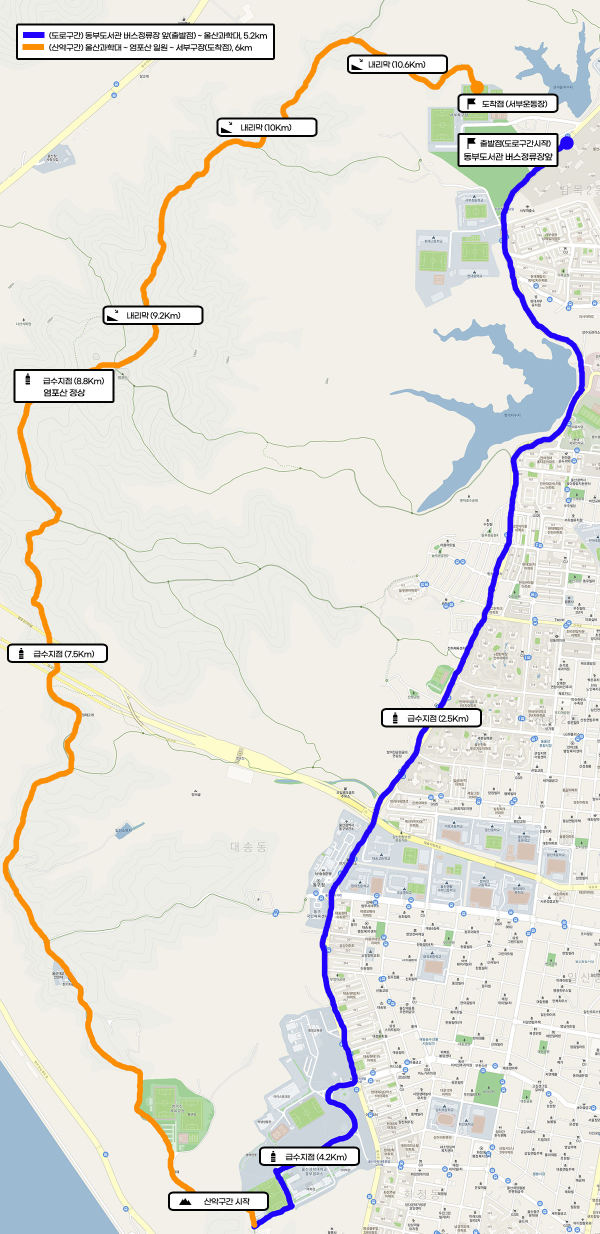
#> input picture model B/marathon-path-seg/data/test/images/test001.jpg, 1200 x 2467 px (shown at 1/2 size)
$ python visualize_component_filter.py --input-mask ../../data/test/images/test001.jpg
#> lines starting #> are read from the running program, lines starting #| are printed output that depends on the picture; after the words box and inside, x2 and y2 are one past the last pixel; in counts of white or black regions, pixels touching at a corner belong together
"""
작은 성분 제거(remove_small_components) 과정을 시각화하는 스크립트.

입력 마스크에 대해 아래 결과를 생성한다.
1) 이진화 결과
2) 제거 전 연결 성분 라벨 시각화
3) 작은 성분 제거 후 마스크
4) 제거된 픽셀만 강조한 오버레이
5) 간단한 통계 JSON
"""

from __future__ import annotations

import argparse
import json
import math
from pathlib import Path
from typing import List, Tuple

import numpy as np
from PIL import Image, ImageDraw, ImageFont


NEIGHBOR_OFFSETS_8: Tuple[Tuple[int, int], ...] = (
    (-1, -1),
    (-1, 0),
    (-1, 1),
    (0, -1),
    (0, 1),
    (1, -1),
    (1, 0),
    (1, 1),
)


def build_arg_parser() -> argparse.ArgumentParser:
    """커맨드라인 인자를 정의한다."""
    parser = argparse.ArgumentParser(description="Visualize remove_small_components process")
    parser.add_argument(
        "--input-mask",
        type=str,
        required=True,
        help="Path to input mask image",
    )
    parser.add_argument(
        "--output-dir",
        type=str,
        default="outputs/component_filter_visualization",
        help="Output directory",
    )
    parser.add_argument(
        "--threshold",
        type=int,
        default=127,
        help="Binarization threshold",
    )
    parser.add_argument(
        "--min-component-area",
        type=int,
        default=130,
        help="Minimum area to keep components",
    )
    parser.add_argument(
        "--max-labeled-components",
        type=int,
        default=60,
        help="Maximum components to color individually in label preview",
    )
    return parser


def load_binary_mask(mask_path: Path, threshold: int) -> np.ndarray:
    """마스크를 읽어 이진 배열(bool)로 변환한다."""
    image = Image.open(mask_path).convert("L")
    arr = np.asarray(image, dtype=np.uint8)
    return arr > threshold


def connected_components(binary: np.ndarray) -> List[List[Tuple[int, int]]]:
    """8-연결 성분을 구한다."""
    height, width = binary.shape
    visited = np.zeros_like(binary, dtype=bool)
    components: List[List[Tuple[int, int]]] = []

    ys, xs = np.nonzero(binary)
    for start_y, start_x in zip(ys.tolist(), xs.tolist()):
        if visited[start_y, start_x]:
            continue

        stack: List[Tuple[int, int]] = [(start_y, start_x)]
        visited[start_y, start_x] = True
        component: List[Tuple[int, int]] = []

        while stack:
            y, x = stack.pop()
            component.append((y, x))

            for dy, dx in NEIGHBOR_OFFSETS_8:
                ny, nx = y + dy, x + dx
                if 0 <= ny < height and 0 <= nx < width:
                    if binary[ny, nx] and not visited[ny, nx]:
                        visited[ny, nx] = True
                        stack.append((ny, nx))

        components.append(component)

    return components


def remove_small_components(binary: np.ndarray, min_area: int) -> np.ndarray:
    """픽셀 수가 min_area 미만인 성분을 제거한다."""
    if min_area <= 0:
        return binary.copy()

    cleaned = np.zeros_like(binary, dtype=bool)
    components = connected_components(binary)
    for component in components:
        if len(component) >= min_area:
            ys, xs = zip(*component)
            cleaned[np.array(ys), np.array(xs)] = True

    return cleaned


def bool_to_rgb(mask: np.ndarray) -> Image.Image:
    """bool 마스크를 흑백 RGB로 변환한다."""
    gray = mask.astype(np.uint8) * 255
    rgb = np.stack([gray, gray, gray], axis=-1)
    return Image.fromarray(rgb)


def component_label_preview(
    binary: np.ndarray,
    components: List[List[Tuple[int, int]]],
    max_components: int,
) -> Image.Image:
    """연결 성분을 색으로 구분해 보여준다."""
    canvas = np.zeros((binary.shape[0], binary.shape[1], 3), dtype=np.uint8)

    # 큰 성분을 먼저 표시하면 주요 성분 식별이 쉬워진다.
    sorted_components = sorted(components, key=len, reverse=True)
    palette = [
        (255, 90, 90),
        (90, 200, 255),
        (100, 230, 130),
        (255, 190, 70),
        (200, 120, 255),
        (255, 120, 190),
        (120, 255, 210),
        (210, 220, 120),
    ]

    for idx, component in enumerate(sorted_components[: max(1, max_components)]):
        color = palette[idx % len(palette)]
        ys, xs = zip(*component)
        canvas[np.array(ys), np.array(xs)] = np.array(color, dtype=np.uint8)

    # 색상 제한 밖의 성분은 회색으로 처리한다.
    for component in sorted_components[max(1, max_components) :]:
        ys, xs = zip(*component)
        canvas[np.array(ys), np.array(xs)] = np.array((150, 150, 150), dtype=np.uint8)

    return Image.fromarray(canvas)


def removed_overlay(original: np.ndarray, cleaned: np.ndarray) -> Image.Image:
    """제거된 픽셀을 빨간색으로 강조한다."""
    base = np.stack([original.astype(np.uint8) * 255] * 3, axis=-1)
    removed = original & (~cleaned)
    base[removed] = np.array([255, 40, 40], dtype=np.uint8)
    return Image.fromarray(base)


def with_title(image: Image.Image, title: str) -> Image.Image:
    """이미지 상단에 제목 텍스트를 붙인다."""
    top = 30
    canvas = Image.new("RGB", (image.width, image.height + top), (255, 255, 255))
    canvas.paste(image, (0, top))
    draw = ImageDraw.Draw(canvas)
    draw.text((8, 8), title, fill=(0, 0, 0), font=ImageFont.load_default())
    return canvas


def contact_sheet(images: List[Image.Image], cols: int = 2) -> Image.Image:
    """여러 이미지를 그리드로 묶는다."""
    if not images:
        raise ValueError("No images to compose")

    max_w = max(img.width for img in images)
    max_h = max(img.height for img in images)
    rows = int(math.ceil(len(images) / cols))
    sheet = Image.new("RGB", (cols * max_w, rows * max_h), (245, 245, 245))

    for i, img in enumerate(images):
        r = i // cols
        c = i % cols
        sheet.paste(img, (c * max_w, r * max_h))

    return sheet


def main() -> None:
    """CLI 진입점."""
    args = build_arg_parser().parse_args()

    input_mask_path = Path(args.input_mask)
    if not input_mask_path.exists():
        raise FileNotFoundError(f"Input mask not found: {input_mask_path}")

    output_dir = Path(args.output_dir)
    output_dir.mkdir(parents=True, exist_ok=True)

    binary = load_binary_mask(input_mask_path, threshold=args.threshold)
#> in load_binary_mask, `return arr > threshold`:
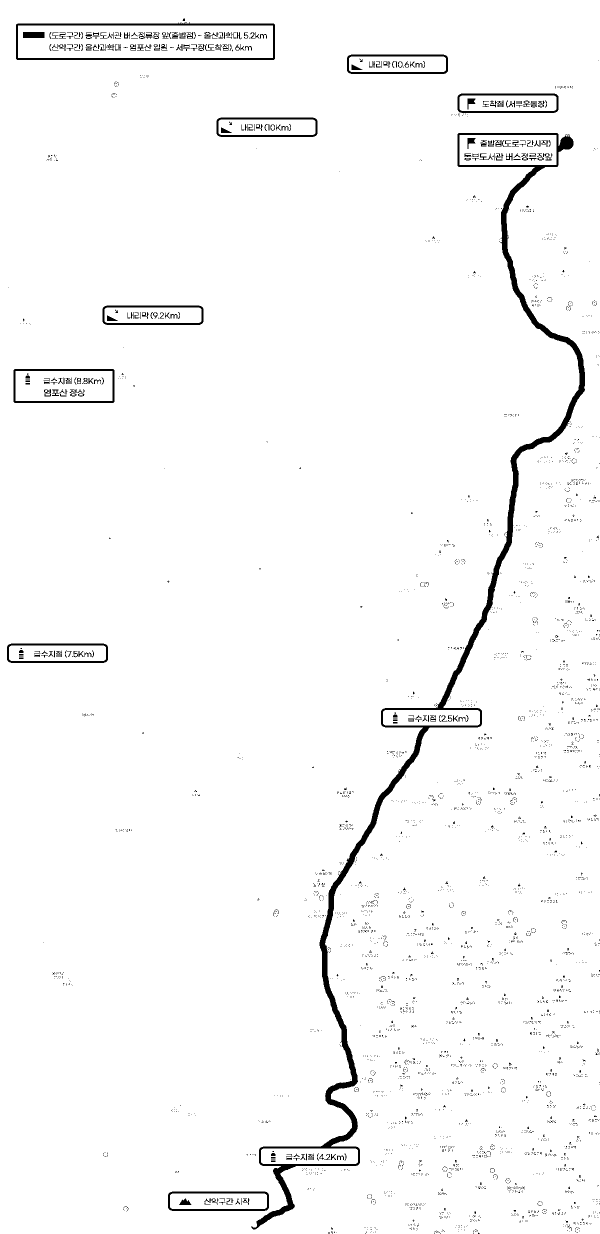
#> returned value: shape (2467, 1200) bool (shown at 1/2 size); 97.5% white; 4692 black regions (4427 under 20 px), largest, box (x1, y1, x2, y2) and area: (503, 266, 1170, 2459) 34140, (32, 44, 550, 120) 4666, (27, 738, 229, 806) 2084
    components = connected_components(binary)
#> the loop in connected_components, `for start_y, start_x in zip(ys.tolist(), xs.tolist()):` made 2885631 passes
#> after the loop in connected_components, `for start_y, start_x in zip(ys.tolist(), xs.tolist()):`: components = 116 items
#> components = 116 items
    cleaned = remove_small_components(binary, min_area=args.min_component_area)
#> the loop in connected_components (call 2), `for start_y, start_x in zip(ys.tolist(), xs.tolist()):` made 2885631 passes
#> the loop in remove_small_components, `for component in components:` made 116 passes

    removed = binary & (~cleaned)
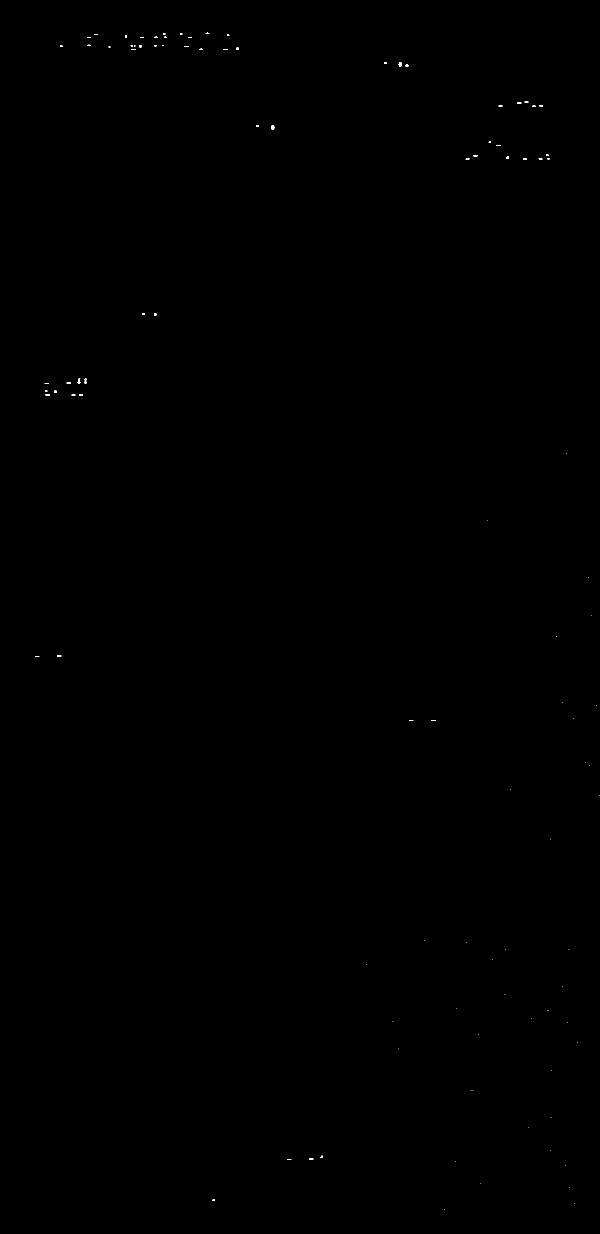
#> removed: shape (2467, 1200) bool (shown at 1/2 size); 0.04% white; 104 white regions (84 under 20 px), largest, box (x1, y1, x2, y2) and area: (797, 124, 804, 134) 52, (542, 250, 549, 260) 52, (946, 310, 956, 313) 27
    kept_components = sum(1 for c in components if len(c) >= args.min_component_area)
#> kept_components = 12
    removed_components = len(components) - kept_components
#> removed_components = 104

    panel_original = with_title(
        bool_to_rgb(binary),
        f"Original Binary | pixels={int(np.sum(binary))}",
    )
#> in with_title, `top = 30`: top = 30
#> in with_title, `canvas = Image.new("RGB", (image.width, image.height + top), (255, 255..`: canvas: PIL image 1200x2497 RGB; every value is 255
#> in with_title, `canvas.paste(image, (0, top))`:
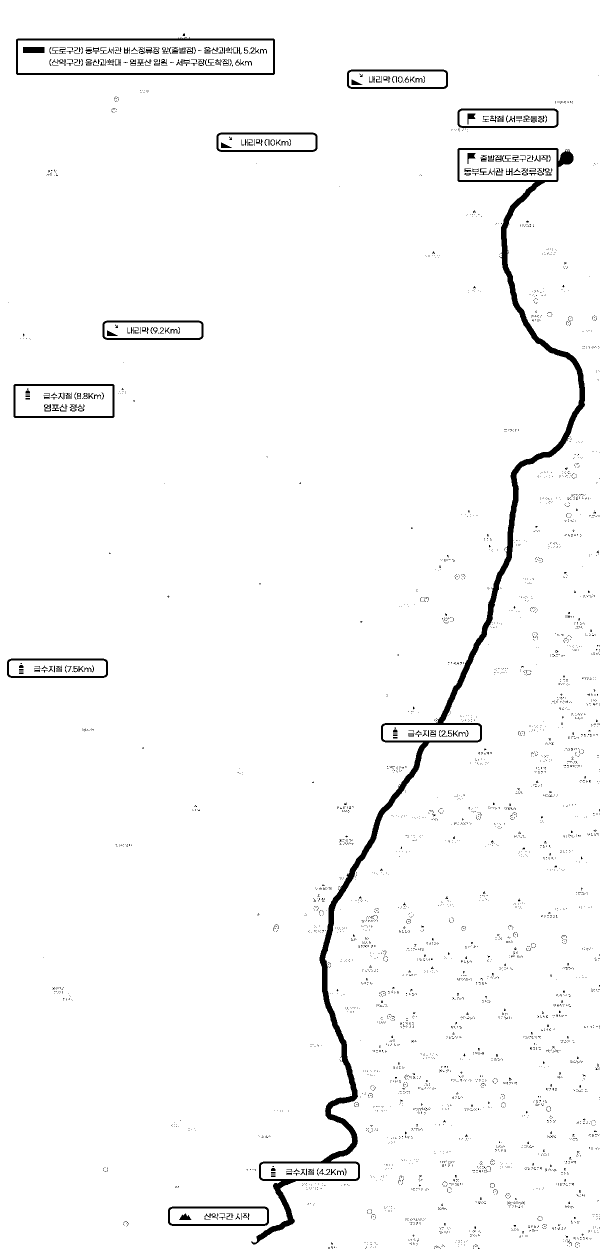
#> canvas: PIL image 1200x2497 RGB (shown at 1/2 size); 97.5% white; 4692 black regions (4427 under 20 px), largest, box (x1, y1, x2, y2) and area: (503, 296, 1170, 2489) 34140, (32, 74, 550, 150) 4666, (27, 768, 229, 836) 2084
    panel_labels = with_title(
        component_label_preview(binary, components, max_components=args.max_labeled_components),
        f"Connected Components | total={len(components)}",
    )
#> in component_label_preview, `sorted_components = sorted(components, key=len, reverse=True)`: sorted_components = 116 items
#> the loop in component_label_preview, `for idx, component in enumerate(sorted_components[: max(1, max_compone..` made 60 passes
#> color on passes 1 to 12: (255, 90, 90), (90, 200, 255), (100, 230, 130), (255, 190, 70), (200, 120, 255), (255, 120, 190), (120, 255, 210), (210, 220, 120), (255, 90, 90), (90, 200, 255), (100, 230, 130), (255, 190, 70)
#> (color, ys) on pass 57: ((255, 90, 90), (90, 91, 92, 93, 93, 92, 91, 90, 92, 92, 91, 90, 91, 91, 90))
#> after the loop in component_label_preview, `for idx, component in enumerate(sorted_components[: max(1, max_compone..`:
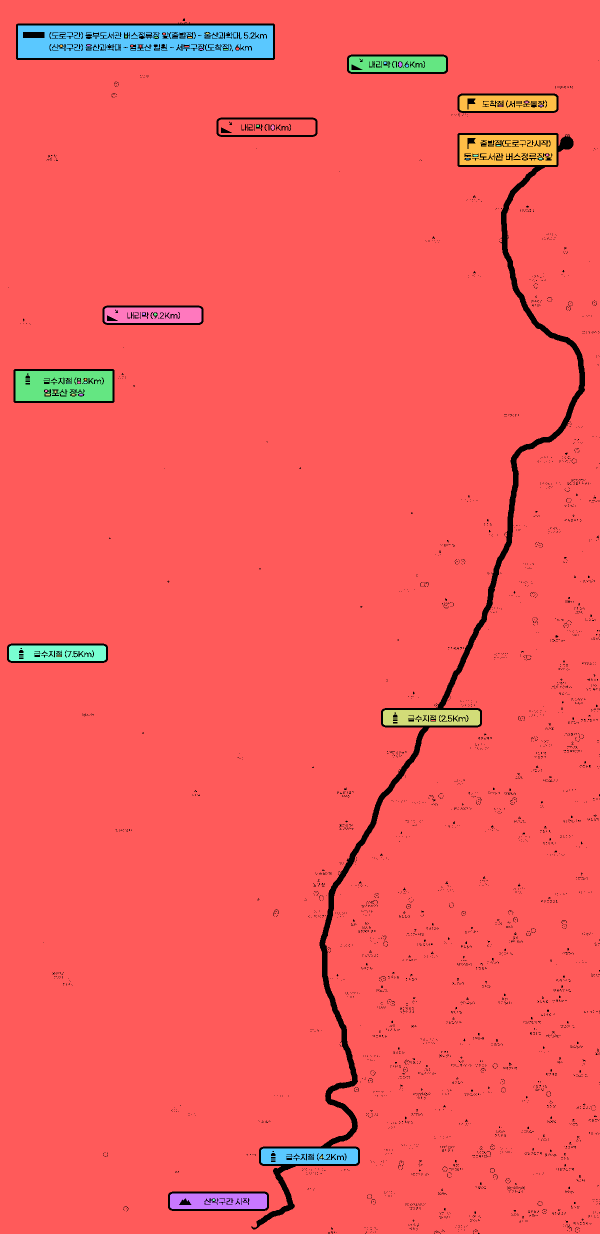
#> canvas: shape (2467, 1200, 3) (shown at 1/2 size); mean of channels 0, 1, 2 245.4, 90.9, 90.5; drawn as R, G, B
#> the loop in component_label_preview, `for component in sorted_components[max(1, max_components) :]:` made 56 passes
#> (ys, xs) on passes 6 to 11: ((73, 74, 75, 75, 74, 75, 75, 74, 73, 74, 73), (329, 330, 331, 332, 332, 330, 329, 331, 331, 329, 330)), ((67, 68, 68, 68, 68, 67, 67, 67, 68, 67), (360, 361, 362, 363, 364, 364, 363, 362, 360, 361)), ((69, 70, 70, 70, 70, 69, 69, 70, 69), (454, 455, 456, 457, 458, 457, 456, 454, 455)), ((283, 284, 284, 284, 283, 283, 284, 284, 283), (978, 979, 980, 981, 981, 980, 978, 977, 979)), ((766, 766, 766, 766, 766, 766, 766, 766, 766), (89, 90, 91, 92, 93, 94, 95, 96, 97)), ((1312, 1312, 1312, 1312, 1312, 1312, 1312, 1312, 1312), (70, 71, 72, 73, 74, 75, 76, 77, 78))
#> ys on passes 1, 2, 4, 5: (74, 75, 75, 75, 75, 75, 75, 74, 74, 74, 74, 74, 75, 74), (74, 75, 75, 75, 75, 75, 75, 74, 74, 74, 74, 74, 75, 74), (90, 91, 92, 92, 91, 90, 91, 92, 92, 91, 90, 91, 90), (316, 317, 318, 318, 317, 316, 318, 318, 317, 316, 317, 316)
#> after the loop in component_label_preview, `for component in sorted_components[max(1, max_components) :]:`: canvas: shape (2467, 1200, 3); 0.01% of pixels changed, all inside (x1, y1, x2, y2) = (70, 67, 1200, 2419)
#> call 2 of with_title, with title = 'Connected Components | total=116'
#> in with_title (call 2), `canvas.paste(image, (0, top))`:
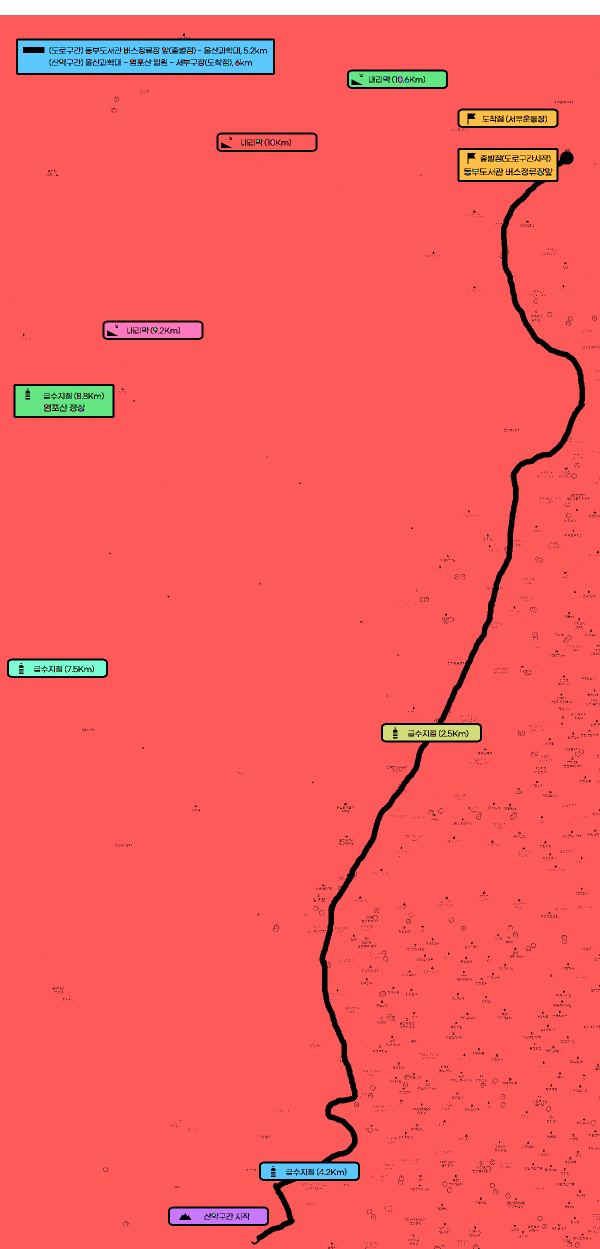
#> canvas: PIL image 1200x2497 RGB (shown at 1/2 size); mean R, G, B 245.5, 92.9, 92.5
    panel_cleaned = with_title(
        bool_to_rgb(cleaned),
        f"After remove_small_components | pixels={int(np.sum(cleaned))}",
    )
    panel_removed = with_title(
        removed_overlay(binary, cleaned),
        f"Removed Pixels(RED) | pixels={int(np.sum(removed))}",
    )
#> in removed_overlay, `base[removed] = np.array([255, 40, 40], dtype=np.uint8)`: base: shape (2467, 1200, 3); mean of channels 0, 1, 2 248.6, 248.5, 248.5

    sheet = contact_sheet([panel_original, panel_labels, panel_cleaned, panel_removed], cols=2)
#> in contact_sheet, `sheet = Image.new("RGB", (cols * max_w, rows * max_h), (245, 245, 245))`: sheet: PIL image 2400x4994 RGB; every value is 245
#> after the loop in contact_sheet, `for i, img in enumerate(images):`:
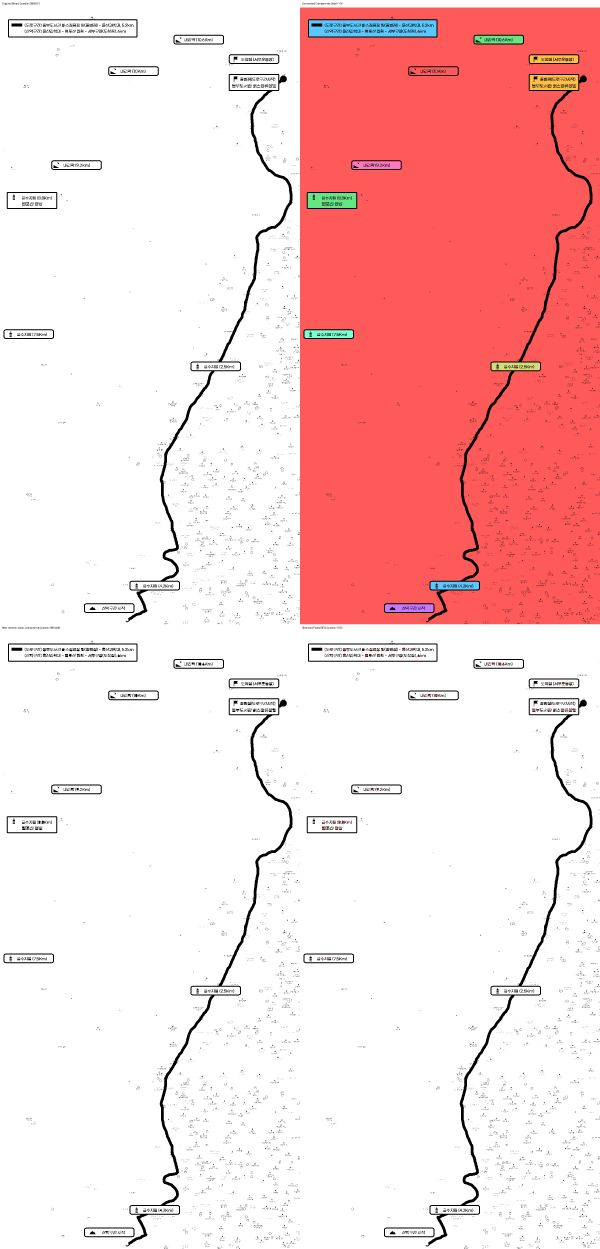
#> sheet: PIL image 2400x4994 RGB (shown at 1/4 size); mean R, G, B 247.8, 209.6, 209.5

    stem = input_mask_path.stem
    sheet_path = output_dir / f"{stem}_component_filter_sheet.png"
    binary_path = output_dir / f"{stem}_binary.png"
    cleaned_path = output_dir / f"{stem}_cleaned_min_area_{args.min_component_area}.png"
    removed_path = output_dir / f"{stem}_removed_overlay.png"
    stats_path = output_dir / f"{stem}_component_filter_stats.json"

    sheet.save(sheet_path)
    bool_to_rgb(binary).save(binary_path)
    bool_to_rgb(cleaned).save(cleaned_path)
    removed_overlay(binary, cleaned).save(removed_path)

    stats = {
        "input_mask": str(input_mask_path),
        "threshold": int(args.threshold),
        "min_component_area": int(args.min_component_area),
        "total_components": int(len(components)),
        "kept_components": int(kept_components),
        "removed_components": int(removed_components),
        "original_foreground_pixels": int(np.sum(binary)),
        "cleaned_foreground_pixels": int(np.sum(cleaned)),
        "removed_pixels": int(np.sum(removed)),
        "outputs": {
            "sheet": str(sheet_path),
            "binary": str(binary_path),
            "cleaned": str(cleaned_path),
            "removed_overlay": str(removed_path),
        },
    }
    with open(stats_path, "w", encoding="utf-8") as f:
        json.dump(stats, f, ensure_ascii=False, indent=2)

    print(f"Visualization sheet saved to: {sheet_path}")
    print(f"Stats JSON saved to: {stats_path}")


if __name__ == "__main__":
    main()
